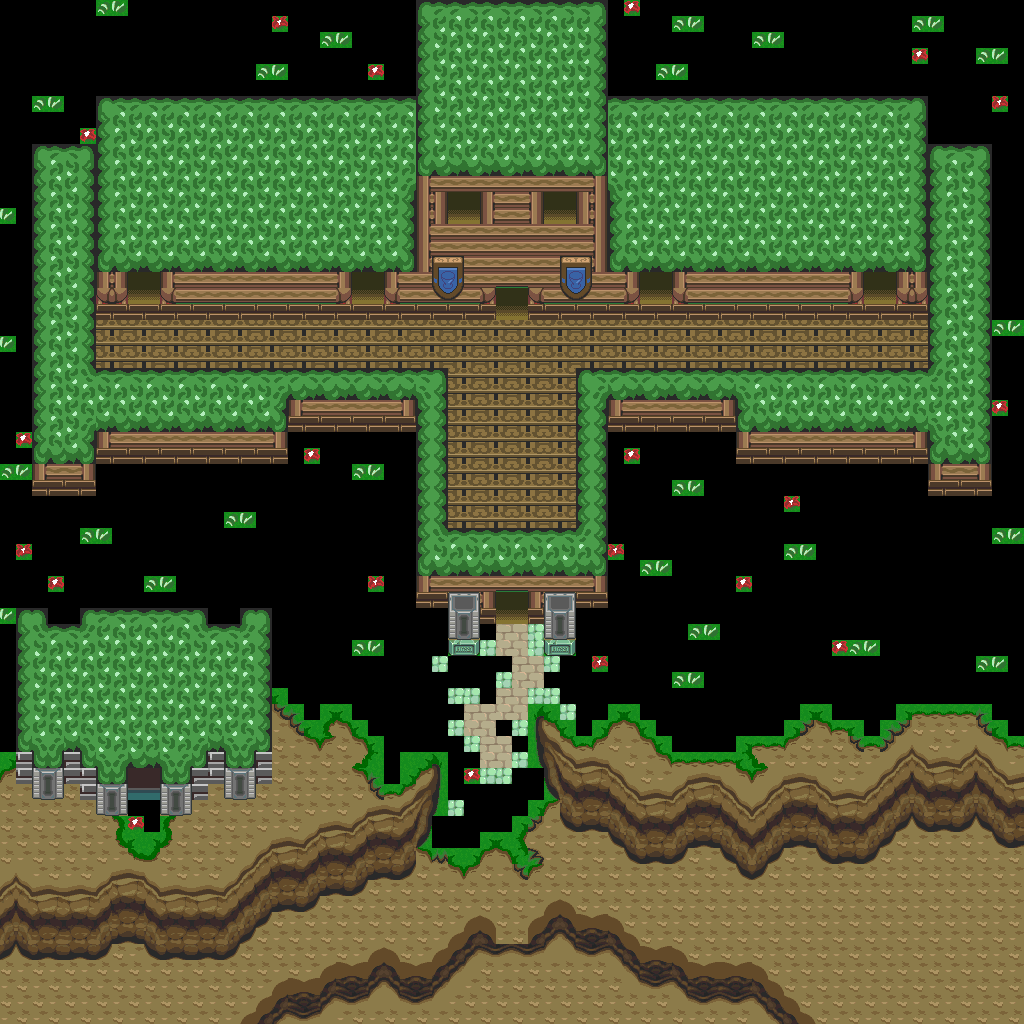

Rendered tile map (Tiled .tmx) drawn with the repository's tilesets; below, a short description and the map source with its tile grids summarised:
An orthogonal 64x64 tile map with 16x16 px tiles, 1 tile layer (base), 1 hidden layer not drawn and 16 objects.

<map version="1.10" tiledversion="1.12.1" orientation="orthogonal" renderorder="right-down" width="64" height="64" tilewidth="16" tileheight="16" infinite="0" nextlayerid="3" nextobjectid="17">
 <tileset firstgid="1" source="../classiciphone_pics4.tsx" />
 <layer id="1" name="base" width="64" height="64">
  <data>[4096 cells, 2914 non-empty, 142 distinct tile ids]</data>
 </layer>
 <layer id="2" name="collision" width="64" height="64" visible="0">
  <properties><property name="collision" value="true" /></properties>
  <data>[4096 cells, 1410 non-empty, 1 distinct tile ids]</data>
 </layer>
 <objectgroup id="3" name="npcs">
  <object id="1" x="544.0" y="192.0" width="16" height="16">
   <properties>
    <property name="gani" value="windowframe.png" />
    <property name="script" type="string">-- Auto-converted from GraalScript
-- // NPC made by unknown (Legion)
-- if (created) {
end
-- if (playertouchsme) {
end</property>
   </properties>
  </object>
  <object id="2" x="448.0" y="192.0" width="16" height="16">
   <properties>
    <property name="gani" value="windowframe.png" />
    <property name="script" type="string">-- Auto-converted from GraalScript
-- // NPC made by unknown (Legion)
-- if (created) {
end
-- if (playertouchsme) {
end</property>
   </properties>
  </object>
  <object id="3" x="32.0" y="16.0" width="16" height="16">
   <properties>
    <property name="script" type="string">-- Auto-converted from GraalScript
-- [CLIENT-SIDE — server no-op]
-- seteffect 0,0,0,.8;</property>
   </properties>
  </object>
  <object id="4" x="96.0" y="-16.0" width="16" height="16">
   <properties>
    <property name="gani" value="halloweenc-fog.png" />
    <property name="script" type="string">-- Auto-converted from GraalScript
-- if (created) {
-- setimg halloweenc-fog.png;
self.dontblock = true
end
-- [CLIENT-SIDE — server no-op]
-- if (playerenters) {
-- setcoloreffect 1,1,1,0.33;
-- setzoomeffect 2;
-- drawaslight;
-- }</property>
   </properties>
  </object>
  <object id="5" x="592.0" y="160.0" width="16" height="16">
   <properties>
    <property name="gani" value="halloweenc-fog.png" />
    <property name="script" type="string">-- Auto-converted from GraalScript
-- if (created) {
-- setimg halloweenc-fog.png;
self.dontblock = true
end
-- [CLIENT-SIDE — server no-op]
-- if (playerenters) {
-- setcoloreffect 1,1,1,0.33;
-- setzoomeffect 2;
-- drawaslight;
-- }</property>
   </properties>
  </object>
  <object id="6" x="400.0" y="-64.0" width="16" height="16">
   <properties>
    <property name="gani" value="halloweenc-fog.png" />
    <property name="script" type="string">-- Auto-converted from GraalScript
-- if (created) {
-- setimg halloweenc-fog.png;
self.dontblock = true
end
-- [CLIENT-SIDE — server no-op]
-- if (playerenters) {
-- setcoloreffect 1,1,1,0.33;
-- setzoomeffect 2;
-- drawaslight;
-- }</property>
   </properties>
  </object>
  <object id="7" x="752.0" y="32.0" width="16" height="16">
   <properties>
    <property name="gani" value="halloweenc-fog.png" />
    <property name="script" type="string">-- Auto-converted from GraalScript
-- if (created) {
-- setimg halloweenc-fog.png;
self.dontblock = true
end
-- [CLIENT-SIDE — server no-op]
-- if (playerenters) {
-- setcoloreffect 1,1,1,0.33;
-- setzoomeffect 2;
-- drawaslight;
-- }</property>
   </properties>
  </object>
  <object id="8" x="96.0" y="416.0" width="16" height="16">
   <properties>
    <property name="gani" value="halloweenc-fog.png" />
    <property name="script" type="string">-- Auto-converted from GraalScript
-- if (created) {
-- setimg halloweenc-fog.png;
self.dontblock = true
end
-- [CLIENT-SIDE — server no-op]
-- if (playerenters) {
-- setcoloreffect 1,1,1,0.33;
-- setzoomeffect 2;
-- drawaslight;
-- }</property>
   </properties>
  </object>
  <object id="9" x="688.0" y="656.0" width="16" height="16">
   <properties>
    <property name="gani" value="halloweenc-fog.png" />
    <property name="script" type="string">-- Auto-converted from GraalScript
-- if (created) {
-- setimg halloweenc-fog.png;
self.dontblock = true
end
-- [CLIENT-SIDE — server no-op]
-- if (playerenters) {
-- setcoloreffect 1,1,1,0.33;
-- setzoomeffect 2;
-- drawaslight;
-- }</property>
   </properties>
  </object>
  <object id="10" x="160.0" y="624.0" width="16" height="16">
   <properties>
    <property name="gani" value="halloweenc-fog.png" />
    <property name="script" type="string">-- Auto-converted from GraalScript
-- if (created) {
-- setimg halloweenc-fog.png;
self.dontblock = true
end
-- [CLIENT-SIDE — server no-op]
-- if (playerenters) {
-- setcoloreffect 1,1,1,0.33;
-- setzoomeffect 2;
-- drawaslight;
-- }</property>
   </properties>
  </object>
  <object id="11" x="816.0" y="496.0" width="16" height="16">
   <properties>
    <property name="gani" value="halloweenc-fog.png" />
    <property name="script" type="string">-- Auto-converted from GraalScript
-- if (created) {
-- setimg halloweenc-fog.png;
self.dontblock = true
end
-- [CLIENT-SIDE — server no-op]
-- if (playerenters) {
-- setcoloreffect 1,1,1,0.33;
-- setzoomeffect 2;
-- drawaslight;
-- }</property>
   </properties>
  </object>
  <object id="12" x="288.0" y="288.0" width="16" height="16">
   <properties>
    <property name="gani" value="halloweenc-fog.png" />
    <property name="script" type="string">-- Auto-converted from GraalScript
-- if (created) {
-- setimg halloweenc-fog.png;
self.dontblock = true
end
-- [CLIENT-SIDE — server no-op]
-- if (playerenters) {
-- setcoloreffect 1,1,1,0.33;
-- setzoomeffect 2;
-- drawaslight;
-- }</property>
   </properties>
  </object>
  <object id="13" x="864.0" y="272.0" width="16" height="16">
   <properties>
    <property name="gani" value="windowframe.png" />
    <property name="script" type="string">-- Auto-converted from GraalScript
-- // NPC made by unknown (Legion)
-- if (created) {
end
-- if (playertouchsme) {
end</property>
   </properties>
  </object>
  <object id="14" x="640.0" y="272.0" width="16" height="16">
   <properties>
    <property name="gani" value="windowframe.png" />
    <property name="script" type="string">-- Auto-converted from GraalScript
-- // NPC made by unknown (Legion)
-- if (created) {
end
-- if (playertouchsme) {
end</property>
   </properties>
  </object>
  <object id="15" x="352.0" y="272.0" width="16" height="16">
   <properties>
    <property name="gani" value="windowframe.png" />
    <property name="script" type="string">-- Auto-converted from GraalScript
-- // NPC made by unknown (Legion)
-- if (created) {
end
-- if (playertouchsme) {
end</property>
   </properties>
  </object>
  <object id="16" x="128.0" y="272.0" width="16" height="16">
   <properties>
    <property name="gani" value="windowframe.png" />
    <property name="script" type="string">-- Auto-converted from GraalScript
-- // NPC made by unknown (Legion)
-- if (created) {
end
-- if (playertouchsme) {
end</property>
   </properties>
  </object>
 </objectgroup>
</map>
